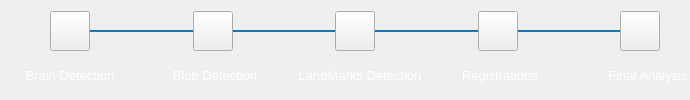
        <widget class="QFrame" name="buttons">
         <property name="frameShape">
          <enum>QFrame::NoFrame</enum>
         </property>
         <property name="frameShadow">
          <enum>QFrame::Raised</enum>
         </property>
         <layout class="QVBoxLayout" name="verticalLayout_2">
          <property name="spacing">
           <number>1</number>
          </property>
          <property name="leftMargin">
           <number>0</number>
          </property>
          <property name="rightMargin">
           <number>0</number>
          </property>
          <item>
           <widget class="QFrame" name="frame_3">
            <property name="sizePolicy">
             <sizepolicy hsizetype="Preferred" vsizetype="Fixed">
              <horstretch>0</horstretch>
              <verstretch>0</verstretch>
             </sizepolicy>
            </property>
            <property name="minimumSize">
             <size>
              <width>0</width>
              <height>50</height>
             </size>
            </property>
            <property name="maximumSize">
             <size>
              <width>16777215</width>
              <height>200</height>
             </size>
            </property>
            <property name="styleSheet">
             <string notr="true">#l11{color:#007ACC;}
#l12{color:#007ACC;}
#l13{color:#007ACC;}
#l21{color:#007ACC;}
#l22{color:#007ACC;}
#l23{color:#007ACC;}
#l31{color:#007ACC;}
#l32{color:#007ACC;}
#l33{color:#007ACC;}
#l41{color:#007ACC;}
#l42{color:#007ACC;}
#l43{color:#007ACC;}
</string>
            </property>
            <property name="frameShape">
             <enum>QFrame::NoFrame</enum>
            </property>
            <property name="frameShadow">
             <enum>QFrame::Raised</enum>
            </property>
            <layout class="QHBoxLayout" name="horizontalLayout_2">
             <property name="spacing">
              <number>0</number>
             </property>
             <property name="leftMargin">
              <number>50</number>
             </property>
             <property name="topMargin">
              <number>0</number>
             </property>
             <property name="rightMargin">
              <number>30</number>
             </property>
             <item>
              <widget class="QPushButton" name="btnBrainDetection">
               <property name="maximumSize">
                <size>
                 <width>40</width>
                 <height>40</height>
                </size>
               </property>
               <property name="styleSheet">
                <string notr="true"/>
               </property>
               <property name="text">
                <string/>
               </property>
               <property name="icon">
                <iconset>
                 <normaloff>:/newPrefix/Icons/progress-blue.svg</normaloff>:/newPrefix/Icons/progress-blue.svg</iconset>
               </property>
              </widget>
             </item>
             <item>
              <widget class="Line" name="l11">
               <property name="minimumSize">
                <size>
                 <width>50</width>
                 <height>0</height>
                </size>
               </property>
               <property name="maximumSize">
                <size>
                 <width>50</width>
                 <height>16777215</height>
                </size>
               </property>
               <property name="styleSheet">
                <string notr="true"/>
               </property>
               <property name="frameShadow">
                <enum>QFrame::Plain</enum>
               </property>
               <property name="lineWidth">
                <number>2</number>
               </property>
               <property name="orientation">
                <enum>Qt::Horizontal</enum>
               </property>
              </widget>
             </item>
             <item>
              <widget class="Line" name="l12">
               <property name="minimumSize">
                <size>
                 <width>0</width>
                 <height>0</height>
                </size>
               </property>
               <property name="styleSheet">
                <string notr="true">#l1{color:#007ACC;}</string>
               </property>
               <property name="frameShadow">
                <enum>QFrame::Plain</enum>
               </property>
               <property name="lineWidth">
                <number>2</number>
               </property>
               <property name="orientation">
                <enum>Qt::Horizontal</enum>
               </property>
              </widget>
             </item>
             <item>
              <widget class="Line" name="l13">
               <property name="minimumSize">
                <size>
                 <width>50</width>
                 <height>0</height>
                </size>
               </property>
               <property name="maximumSize">
                <size>
                 <width>50</width>
                 <height>16777215</height>
                </size>
               </property>
               <property name="styleSheet">
                <string notr="true">#l2{color:#007ACC;}</string>
               </property>
               <property name="frameShadow">
                <enum>QFrame::Plain</enum>
               </property>
               <property name="lineWidth">
                <number>2</number>
               </property>
               <property name="orientation">
                <enum>Qt::Horizontal</enum>
               </property>
              </widget>
             </item>
             <item>
              <widget class="QPushButton" name="btnBlobDetection">
               <property name="maximumSize">
                <size>
                 <width>40</width>
                 <height>40</height>
                </size>
               </property>
               <property name="styleSheet">
                <string notr="true">#pushButton{
border:3px solid #ff0000;
border-radius:25px;
}
#pushButton:hover{
border:1px solid #00ff00;
border-radius:15px;
}
#pushButton:pressed{
border:10px solid #00fff0;
border-radius:15px;
}</string>
               </property>
               <property name="text">
                <string/>
               </property>
               <property name="icon">
                <iconset>
                 <normaloff>:/newPrefix/Icons/wait.svg</normaloff>:/newPrefix/Icons/wait.svg</iconset>
               </property>
              </widget>
             </item>
             <item>
              <widget class="Line" name="l21">
               <property name="minimumSize">
                <size>
                 <width>50</width>
                 <height>0</height>
                </size>
               </property>
               <property name="maximumSize">
                <size>
                 <width>50</width>
                 <height>16777215</height>
                </size>
               </property>
               <property name="styleSheet">
                <string notr="true">#l2{color:#007ACC;}</string>
               </property>
               <property name="frameShadow">
                <enum>QFrame::Plain</enum>
               </property>
               <property name="lineWidth">
                <number>2</number>
               </property>
               <property name="orientation">
                <enum>Qt::Horizontal</enum>
               </property>
              </widget>
             </item>
             <item>
              <widget class="Line" name="l22">
               <property name="styleSheet">
                <string notr="true">#l2{color:#007ACC;}</string>
               </property>
               <property name="frameShadow">
                <enum>QFrame::Plain</enum>
               </property>
               <property name="lineWidth">
                <number>2</number>
               </property>
               <property name="orientation">
                <enum>Qt::Horizontal</enum>
               </property>
              </widget>
             </item>
             <item>
              <widget class="Line" name="l23">
               <property name="minimumSize">
                <size>
                 <width>50</width>
                 <height>0</height>
                </size>
               </property>
               <property name="maximumSize">
                <size>
                 <width>50</width>
                 <height>16777215</height>
                </size>
               </property>
               <property name="styleSheet">
                <string notr="true">#l3{color:#007ACC;}</string>
               </property>
               <property name="frameShadow">
                <enum>QFrame::Plain</enum>
               </property>
               <property name="lineWidth">
                <number>2</number>
               </property>
               <property name="orientation">
                <enum>Qt::Horizontal</enum>
               </property>
              </widget>
             </item>
             <item>
              <widget class="QPushButton" name="btnLandmarks">
               <property name="maximumSize">
                <size>
                 <width>40</width>
                 <height>40</height>
                </size>
               </property>
               <property name="styleSheet">
                <string notr="true">#pushButton{
border:3px solid #ff0000;
border-radius:25px;
}
#pushButton:hover{
border:1px solid #00ff00;
border-radius:15px;
}
#pushButton:pressed{
border:10px solid #00fff0;
border-radius:15px;
}</string>
               </property>
               <property name="text">
                <string/>
               </property>
               <property name="icon">
                <iconset>
                 <normaloff>:/newPrefix/Icons/wait.svg</normaloff>:/newPrefix/Icons/wait.svg</iconset>
               </property>
              </widget>
             </item>
             <item>
              <widget class="Line" name="l31">
               <property name="minimumSize">
                <size>
                 <width>50</width>
                 <height>0</height>
                </size>
               </property>
               <property name="maximumSize">
                <size>
                 <width>50</width>
                 <height>16777215</height>
                </size>
               </property>
               <property name="styleSheet">
                <string notr="true">#l3{color:#007ACC;}</string>
               </property>
               <property name="frameShadow">
                <enum>QFrame::Plain</enum>
               </property>
               <property name="lineWidth">
                <number>2</number>
               </property>
               <property name="orientation">
                <enum>Qt::Horizontal</enum>
               </property>
              </widget>
             </item>
             <item>
              <widget class="Line" name="l32">
               <property name="styleSheet">
                <string notr="true">#l1{color:#007ACC;}</string>
               </property>
               <property name="frameShadow">
                <enum>QFrame::Plain</enum>
               </property>
               <property name="lineWidth">
                <number>2</number>
               </property>
               <property name="orientation">
                <enum>Qt::Horizontal</enum>
               </property>
              </widget>
             </item>
             <item>
              <widget class="Line" name="l33">
               <property name="minimumSize">
                <size>
                 <width>50</width>
                 <height>0</height>
                </size>
               </property>
               <property name="maximumSize">
                <size>
                 <width>50</width>
                 <height>16777215</height>
                </size>
               </property>
               <property name="styleSheet">
                <string notr="true">#l3{color:#007ACC;}</string>
               </property>
               <property name="frameShadow">
                <enum>QFrame::Plain</enum>
               </property>
               <property name="lineWidth">
                <number>2</number>
               </property>
               <property name="orientation">
                <enum>Qt::Horizontal</enum>
               </property>
              </widget>
             </item>
             <item>
              <widget class="QPushButton" name="btnRegistraion">
               <property name="maximumSize">
                <size>
                 <width>40</width>
                 <height>40</height>
                </size>
               </property>
               <property name="styleSheet">
                <string notr="true">#pushButton{
border:3px solid #ff0000;
border-radius:25px;
}
#pushButton:hover{
border:1px solid #00ff00;
border-radius:15px;
}
#pushButton:pressed{
border:10px solid #00fff0;
border-radius:15px;
}</string>
               </property>
               <property name="text">
                <string/>
               </property>
               <property name="icon">
                <iconset>
                 <normaloff>:/newPrefix/Icons/wait.svg</normaloff>:/newPrefix/Icons/wait.svg</iconset>
               </property>
              </widget>
             </item>
             <item>
              <widget class="Line" name="l41">
               <property name="minimumSize">
                <size>
                 <width>50</width>
                 <height>0</height>
                </size>
               </property>
               <property name="maximumSize">
                <size>
                 <width>50</width>
                 <height>16777215</height>
                </size>
               </property>
               <property name="styleSheet">
                <string notr="true">#l3{color:#007ACC;}</string>
               </property>
               <property name="frameShadow">
                <enum>QFrame::Plain</enum>
               </property>
               <property name="lineWidth">
                <number>2</number>
               </property>
               <property name="orientation">
                <enum>Qt::Horizontal</enum>
               </property>
              </widget>
             </item>
             <item>
              <widget class="Line" name="l42">
               <property name="styleSheet">
                <string notr="true"/>
               </property>
               <property name="frameShadow">
                <enum>QFrame::Plain</enum>
               </property>
               <property name="lineWidth">
                <number>2</number>
               </property>
               <property name="orientation">
                <enum>Qt::Horizontal</enum>
               </property>
              </widget>
             </item>
             <item>
              <widget class="Line" name="l43">
               <property name="minimumSize">
                <size>
                 <width>50</width>
                 <height>0</height>
                </size>
               </property>
               <property name="maximumSize">
                <size>
                 <width>50</width>
                 <height>16777215</height>
                </size>
               </property>
               <property name="styleSheet">
                <string notr="true"/>
               </property>
               <property name="frameShadow">
                <enum>QFrame::Plain</enum>
               </property>
               <property name="lineWidth">
                <number>2</number>
               </property>
               <property name="orientation">
                <enum>Qt::Horizontal</enum>
               </property>
              </widget>
             </item>
             <item>
              <widget class="QPushButton" name="btnAnalysis">
               <property name="maximumSize">
                <size>
                 <width>40</width>
                 <height>40</height>
                </size>
               </property>
               <property name="styleSheet">
                <string notr="true">#pushButton{
border:3px solid #ff0000;
border-radius:25px;
}
#pushButton:hover{
border:1px solid #00ff00;
border-radius:15px;
}
#pushButton:pressed{
border:10px solid #00fff0;
border-radius:15px;
}</string>
               </property>
               <property name="text">
                <string/>
               </property>
               <property name="icon">
                <iconset>
                 <normaloff>:/newPrefix/Icons/wait.svg</normaloff>:/newPrefix/Icons/wait.svg</iconset>
               </property>
              </widget>
             </item>
            </layout>
           </widget>
          </item>
          <item>
           <layout class="QHBoxLayout" name="horizontalLayout">
            <property name="spacing">
             <number>0</number>
            </property>
            <property name="sizeConstraint">
             <enum>QLayout::SetNoConstraint</enum>
            </property>
            <item>
             <widget class="QLabel" name="label_50">
              <property name="minimumSize">
               <size>
                <width>140</width>
                <height>0</height>
               </size>
              </property>
              <property name="maximumSize">
               <size>
                <width>140</width>
                <height>16777215</height>
               </size>
              </property>
              <property name="text">
               <string>&lt;html&gt;&lt;head/&gt;&lt;body&gt;&lt;p align=&quot;center&quot;&gt;&lt;span style=&quot; font-size:10pt; color:#ffffff;&quot;&gt;Brain Detection&lt;/span&gt;&lt;/p&gt;&lt;/body&gt;&lt;/html&gt;</string>
              </property>
             </widget>
            </item>
            <item>
             <widget class="QFrame" name="frame_5">
              <property name="frameShape">
               <enum>QFrame::NoFrame</enum>
              </property>
              <property name="frameShadow">
               <enum>QFrame::Raised</enum>
              </property>
             </widget>
            </item>
            <item>
             <widget class="QLabel" name="blob">
              <property name="minimumSize">
               <size>
                <width>150</width>
                <height>0</height>
               </size>
              </property>
              <property name="maximumSize">
               <size>
                <width>140</width>
                <height>16777215</height>
               </size>
              </property>
              <property name="text">
               <string>&lt;html&gt;&lt;head/&gt;&lt;body&gt;&lt;p align=&quot;center&quot;&gt;&lt;span style=&quot; font-size:10pt; color:#ffffff;&quot;&gt;Blob Detection&lt;/span&gt;&lt;/p&gt;&lt;/body&gt;&lt;/html&gt;</string>
              </property>
              <property name="alignment">
               <set>Qt::AlignCenter</set>
              </property>
             </widget>
            </item>
            <item>
             <widget class="QFrame" name="frame_7">
              <property name="frameShape">
               <enum>QFrame::NoFrame</enum>
              </property>
              <property name="frameShadow">
               <enum>QFrame::Raised</enum>
              </property>
             </widget>
            </item>
            <item>
             <widget class="QLabel" name="label">
              <property name="minimumSize">
               <size>
                <width>140</width>
                <height>0</height>
               </size>
              </property>
              <property name="maximumSize">
               <size>
                <width>140</width>
                <height>16777215</height>
               </size>
              </property>
              <property name="text">
               <string>&lt;html&gt;&lt;head/&gt;&lt;body&gt;&lt;p align=&quot;center&quot;&gt;&lt;span style=&quot; font-size:10pt; color:#ffffff;&quot;&gt;LandMarks Detection&lt;/span&gt;&lt;/p&gt;&lt;/body&gt;&lt;/html&gt;</string>
              </property>
             </widget>
            </item>
            <item>
             <widget class="QFrame" name="frame_4">
              <property name="frameShape">
               <enum>QFrame::NoFrame</enum>
              </property>
              <property name="frameShadow">
               <enum>QFrame::Raised</enum>
              </property>
             </widget>
            </item>
            <item>
             <widget class="QLabel" name="analyis">
              <property name="minimumSize">
               <size>
                <width>140</width>
                <height>0</height>
               </size>
              </property>
              <property name="maximumSize">
               <size>
                <width>140</width>
                <height>16777215</height>
               </size>
              </property>
              <property name="text">
               <string>&lt;html&gt;&lt;head/&gt;&lt;body&gt;&lt;p align=&quot;center&quot;&gt;&lt;span style=&quot; font-size:10pt; color:#ffffff;&quot;&gt;Registrations&lt;/span&gt;&lt;/p&gt;&lt;/body&gt;&lt;/html&gt;</string>
              </property>
              <property name="alignment">
               <set>Qt::AlignCenter</set>
              </property>
             </widget>
            </item>
            <item>
             <widget class="QFrame" name="frame_9">
              <property name="frameShape">
               <enum>QFrame::NoFrame</enum>
              </property>
              <property name="frameShadow">
               <enum>QFrame::Raised</enum>
              </property>
             </widget>
            </item>
            <item>
             <widget class="QLabel" name="label_51">
              <property name="minimumSize">
               <size>
                <width>120</width>
                <height>0</height>
               </size>
              </property>
              <property name="maximumSize">
               <size>
                <width>120</width>
                <height>16777215</height>
               </size>
              </property>
              <property name="layoutDirection">
               <enum>Qt::LeftToRight</enum>
              </property>
              <property name="text">
               <string>&lt;html&gt;&lt;head/&gt;&lt;body&gt;&lt;p align=&quot;center&quot;&gt;&lt;span style=&quot; font-size:10pt; color:#ffffff;&quot;&gt;&amp;nbsp;&amp;nbsp;&amp;nbsp;&amp;nbsp;&amp;nbsp;&amp;nbsp;&amp;nbsp;&amp;nbsp;&amp;nbsp;&amp;nbsp;Final Analysis&lt;/span&gt;&lt;/p&gt;&lt;/body&gt;&lt;/html&gt;</string>
              </property>
              <property name="alignment">
               <set>Qt::AlignCenter</set>
              </property>
             </widget>
            </item>
           </layout>
          </item>
         </layout>
        </widget>
